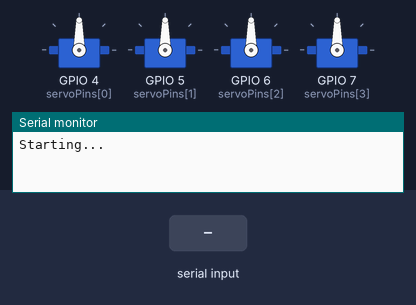
Simulated run of this program. Board: ESP32-C3. On the bench: 4 × servo, the last lines printed to the serial monitor. Inputs (shaded band) come from the test bench.

Above: at 1.2 s.
1.3 s: "90,45\n" received over Serial
At 3.7 s:
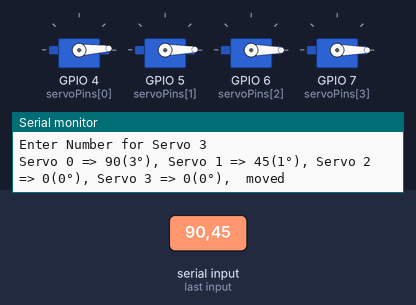
4.3 s: "30,150\n" received over Serial
At 7.3 s:
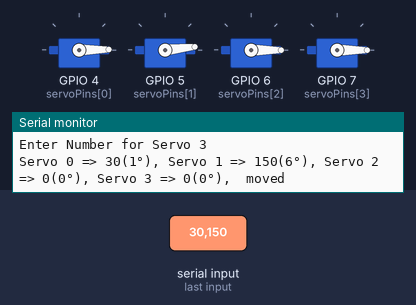
Timing chart, 0 to 8.8 s (numbered marks = the images above; inputs shaded):
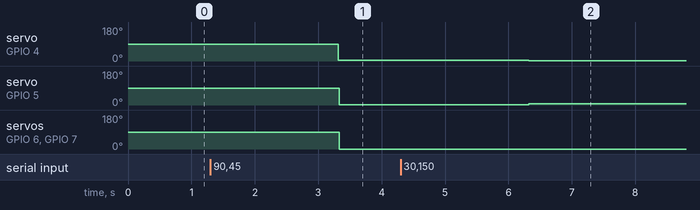

Measured:
- after the input at 1.3 s, servo on GPIO 4 (servoPins[0]): 90° → 3° after 2.0 s; servo on GPIO 5 (servoPins[1]): 90° → 1° after 2.0 s; servo on GPIO 6 (servoPins[2]), servo on GPIO 7 (servoPins[3]): 90° → 0° after 2.0 s
- after the input at 4.3 s, servo on GPIO 4 (servoPins[0]): 3° → 1° after 2.0 s; servo on GPIO 5 (servoPins[1]): 1° → 6° after 2.0 s

The program:

main.cpp
```cpp
#include <Arduino.h>
#include <ESP32Servo.h>
#include <list>

u_int8_t servoPins[] = {4,5,6,7};

Servo servos[4];
std::array<u_int16_t, 4> analogValues;
std::list<std::array<u_int16_t, 4>> savedPoints;

void setup() {
  // put your setup code here, to run once:
  Serial.begin(9600);
  Serial.println("Starting...");
  for(int i = 0; i < 4; i++) {
    servos[i].attach(servoPins[i]);
  }
}

u_int8_t mapValue(u_int16_t value) {
  return map(value, 0, 4095, 0, 180);
}

void savePoint() {
  savedPoints.push_back(analogValues);
}

void goThroughPoints() {
  for(auto point : savedPoints) {
    analogValues = point;
    moveServos();
    delay(1000);
  }
}

void moveServos() {
  for(int i = 0; i < 4; i++) {
    Serial.print("Servo ");
    Serial.print(i);
    Serial.print(" => ");
    Serial.print(analogValues[i]);
    Serial.print("(");
    Serial.print(mapValue(analogValues[i]));
    Serial.print("°), ");
    servos[i].write(mapValue(analogValues[i]));
  }
  Serial.println(" moved");
}

void loop() {
  // put your main code here, to run repeatedly:
  while(Serial.available() > 0) {
    for(int i = 0; i < 4; i++) {
      Serial.print("Enter Number for Servo ");
      Serial.println(i);
      analogValues[i] = Serial.parseInt();
    }
    moveServos();
  }
}
```
